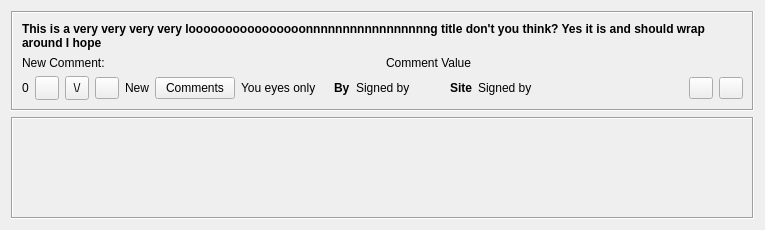
<?xml version="1.0" encoding="UTF-8"?>
<ui version="4.0">
 <class>PostedItem</class>
 <widget class="QWidget" name="PostedItem">
  <property name="geometry">
   <rect>
    <x>0</x>
    <y>0</y>
    <width>765</width>
    <height>230</height>
   </rect>
  </property>
  <property name="windowTitle">
   <string notr="true"/>
  </property>
  <layout class="QVBoxLayout" name="PostedItemVLayout">
   <item>
    <widget class="QFrame" name="mainFrame">
     <property name="sizePolicy">
      <sizepolicy hsizetype="Expanding" vsizetype="Fixed">
       <horstretch>0</horstretch>
       <verstretch>0</verstretch>
      </sizepolicy>
     </property>
     <property name="autoFillBackground">
      <bool>true</bool>
     </property>
     <property name="frameShape">
      <enum>QFrame::Box</enum>
     </property>
     <property name="frameShadow">
      <enum>QFrame::Sunken</enum>
     </property>
     <layout class="QVBoxLayout" name="mainFrameVLayout">
      <item>
       <widget class="StyledLabel" name="titleLabel">
        <property name="sizePolicy">
         <sizepolicy hsizetype="MinimumExpanding" vsizetype="Expanding">
          <horstretch>0</horstretch>
          <verstretch>0</verstretch>
         </sizepolicy>
        </property>
        <property name="font">
         <font>
          <weight>75</weight>
          <bold>true</bold>
         </font>
        </property>
        <property name="text">
         <string notr="true">This is a very very very very loooooooooooooooonnnnnnnnnnnnnnnnng title don't you think? Yes it is and should wrap around I hope</string>
        </property>
        <property name="alignment">
         <set>Qt::AlignLeading|Qt::AlignLeft|Qt::AlignTop</set>
        </property>
        <property name="wordWrap">
         <bool>true</bool>
        </property>
        <property name="openExternalLinks">
         <bool>true</bool>
        </property>
       </widget>
      </item>
			<item>
       <layout class="QHBoxLayout" name="newCommHLayout">
        <property name="topMargin">
         <number>0</number>
        </property>
        <item>
         <widget class="QLabel" name="newCommentLabel">
          <property name="text">
           <string>New Comment:</string>
          </property>
          <property name="scaledContents">
           <bool>true</bool>
          </property>
         </widget>
        </item>
        <item>
         <widget class="ElidedLabel" name="commLabel">
          <property name="text">
           <string>Comment Value</string>
          </property>
         </widget>
        </item>
       </layout>
      </item>
      <item>
       <layout class="QHBoxLayout" name="buttonHLayout">
        <item>
         <widget class="StyledLabel" name="scoreLabel">
          <property name="text">
           <string>0</string>
          </property>
          <property name="alignment">
           <set>Qt::AlignCenter</set>
          </property>
         </widget>
        </item>
        <item>
         <widget class="QToolButton" name="voteUpButton">
          <property name="minimumSize">
           <size>
            <width>24</width>
            <height>24</height>
           </size>
          </property>
          <property name="toolTip">
           <string>Vote up</string>
          </property>
          <property name="text">
           <string/>
          </property>
          <property name="icon">
           <iconset resource="../images.qrc">
            <normaloff>:/images/vote_up.png</normaloff>:/images/vote_up.png</iconset>
          </property>
         </widget>
        </item>
        <item>
         <widget class="QToolButton" name="voteDownButton">
          <property name="minimumSize">
           <size>
            <width>24</width>
            <height>24</height>
           </size>
          </property>
          <property name="toolTip">
           <string>Vote down</string>
          </property>
          <property name="text">
           <string>\/</string>
          </property>
          <property name="icon">
           <iconset resource="../images.qrc">
            <normaloff>:/images/vote_down.png</normaloff>:/images/vote_down.png</iconset>
          </property>
         </widget>
        </item>
        <item>
         <widget class="QPushButton" name="readButton">
          <property name="maximumSize">
           <size>
            <width>24</width>
            <height>16777215</height>
           </size>
          </property>
          <property name="focusPolicy">
           <enum>Qt::NoFocus</enum>
          </property>
          <property name="toolTip">
           <string>Toggle Message Read Status</string>
          </property>
          <property name="icon">
           <iconset resource="../images.qrc">
            <normaloff>:/images/message-state-unread.png</normaloff>:/images/message-state-unread.png</iconset>
          </property>
          <property name="checkable">
           <bool>true</bool>
          </property>
          <property name="checked">
           <bool>false</bool>
          </property>
          <property name="flat">
           <bool>false</bool>
          </property>
         </widget>
        </item>
        <item>
         <widget class="QLabel" name="newLabel">
          <property name="text">
           <string>New</string>
          </property>
         </widget>
        </item>
        <item>
         <widget class="QPushButton" name="commentButton">
          <property name="text">
           <string>Comments</string>
          </property>
         </widget>
        </item>
        <item>
         <widget class="QLabel" name="dateLabel">
          <property name="sizePolicy">
           <sizepolicy hsizetype="Expanding" vsizetype="Fixed">
            <horstretch>0</horstretch>
            <verstretch>0</verstretch>
           </sizepolicy>
          </property>
          <property name="text">
           <string notr="true">You eyes only</string>
          </property>
          <property name="openExternalLinks">
           <bool>true</bool>
          </property>
         </widget>
        </item>
        <item>
         <widget class="QLabel" name="fromBoldLabel">
          <property name="sizePolicy">
           <sizepolicy hsizetype="Preferred" vsizetype="Fixed">
            <horstretch>0</horstretch>
            <verstretch>0</verstretch>
           </sizepolicy>
          </property>
          <property name="font">
           <font>
            <weight>75</weight>
            <bold>true</bold>
           </font>
          </property>
          <property name="text">
           <string>By</string>
          </property>
         </widget>
        </item>
        <item>
         <widget class="GxsIdLabel" name="fromLabel">
          <property name="sizePolicy">
           <sizepolicy hsizetype="Expanding" vsizetype="Fixed">
            <horstretch>0</horstretch>
            <verstretch>0</verstretch>
           </sizepolicy>
          </property>
          <property name="text">
           <string notr="true">Signed by</string>
          </property>
          <property name="openExternalLinks">
           <bool>true</bool>
          </property>
         </widget>
        </item>
        <item>
         <widget class="QLabel" name="siteBoldLabel">
          <property name="sizePolicy">
           <sizepolicy hsizetype="Preferred" vsizetype="Fixed">
            <horstretch>0</horstretch>
            <verstretch>0</verstretch>
           </sizepolicy>
          </property>
          <property name="font">
           <font>
            <weight>75</weight>
            <bold>true</bold>
           </font>
          </property>
          <property name="text">
           <string>Site</string>
          </property>
         </widget>
        </item>
        <item>
         <widget class="QLabel" name="siteLabel">
          <property name="sizePolicy">
           <sizepolicy hsizetype="Expanding" vsizetype="Fixed">
            <horstretch>0</horstretch>
            <verstretch>0</verstretch>
           </sizepolicy>
          </property>
          <property name="text">
           <string notr="true">Signed by</string>
          </property>
          <property name="openExternalLinks">
           <bool>true</bool>
          </property>
         </widget>
        </item>
        <item>
         <spacer name="horizontalSpacer">
          <property name="orientation">
           <enum>Qt::Horizontal</enum>
          </property>
          <property name="sizeHint" stdset="0">
           <size>
            <width>118</width>
            <height>20</height>
           </size>
          </property>
         </spacer>
        </item>
        <item>
         <widget class="QPushButton" name="readAndClearButton">
          <property name="maximumSize">
           <size>
            <width>24</width>
            <height>16777215</height>
           </size>
          </property>
          <property name="focusPolicy">
           <enum>Qt::NoFocus</enum>
          </property>
          <property name="toolTip">
           <string>Set as read and remove item</string>
          </property>
          <property name="icon">
           <iconset resource="../images.qrc">
            <normaloff>:/images/cancel.png</normaloff>:/images/cancel.png</iconset>
          </property>
         </widget>
        </item>
        <item>
         <widget class="QPushButton" name="clearButton">
          <property name="maximumSize">
           <size>
            <width>24</width>
            <height>16777215</height>
           </size>
          </property>
          <property name="focusPolicy">
           <enum>Qt::NoFocus</enum>
          </property>
          <property name="toolTip">
           <string>Remove Item</string>
          </property>
          <property name="icon">
           <iconset resource="../images.qrc">
            <normaloff>:/images/close_normal.png</normaloff>:/images/close_normal.png</iconset>
          </property>
         </widget>
        </item>
       </layout>
      </item>
     </layout>
     <zorder>titleLabel</zorder>
    </widget>
   </item>
   <item>
    <widget class="QFrame" name="frame_notes">
     <property name="frameShape">
      <enum>QFrame::Box</enum>
     </property>
     <property name="frameShadow">
      <enum>QFrame::Sunken</enum>
     </property>
     <widget class="QLabel" name="notes">
      <property name="geometry">
       <rect>
        <x>2</x>
        <y>2</y>
        <width>16</width>
        <height>17</height>
       </rect>
      </property>
      <property name="styleSheet">
       <string notr="true"/>
      </property>
      <property name="text">
       <string/>
      </property>
      <property name="wordWrap">
       <bool>true</bool>
      </property>
     </widget>
    </widget>
   </item>
  </layout>
 </widget>
 <customwidgets>
  <customwidget>
   <class>StyledLabel</class>
   <extends>QLabel</extends>
   <header>gui/common/StyledLabel.h</header>
  </customwidget>
  <customwidget>
   <class>GxsIdLabel</class>
   <extends>QLabel</extends>
   <header>gui/gxs/GxsIdLabel.h</header>
  </customwidget>
  <customwidget>
   <class>ElidedLabel</class>
   <extends>QLabel</extends>
   <header location="global">gui/common/ElidedLabel.h</header>
   <container>1</container>
  </customwidget>
 </customwidgets>
 <resources>
  <include location="../images.qrc"/>
 </resources>
 <connections/>
</ui>
